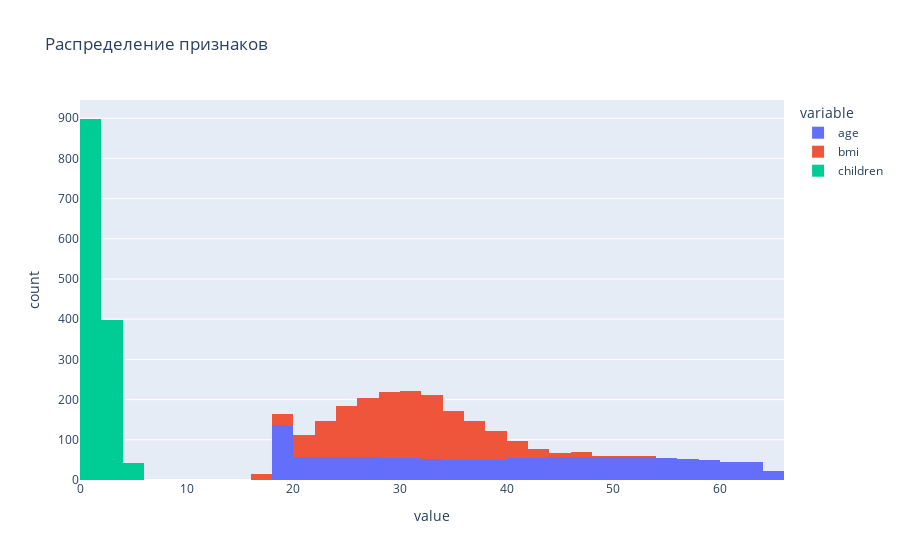

Write notebook code for a chart like this one.
### Code cell
fig = px.histogram(
    data,
    x = ['age', 'bmi', 'children'],
    # labels={'salary_in_usd': "зарплата (USD)", 'y': 'Распределение'},
    title='Распределение признаков',
    # marginal='box',
    )

fig.show()

### Figure 1 — Plotly figure (JSON) as saved in the notebook; plotly's stock layout.template omitted (floating-point values rounded to 4 significant figures; data arrays with more than 128 entries replaced by an {"elided": "..."} marker saying what was removed)
{"data": [{"alignmentgroup": "True", "bingroup": "x", "hovertemplate": "variable=age<br>value=%{x}<br>count=%{y}<extra></extra>", "legendgroup": "age", "marker": {"color": "#636efa", "pattern": {"shape": ""}}, "name": "age", "offsetgroup": "age", "orientation": "v", "showlegend": true, "type": "histogram", "x": {"elided": "1338 int values"}, "xaxis": "x", "yaxis": "y"}, {"alignmentgroup": "True", "bingroup": "x", "hovertemplate": "variable=bmi<br>value=%{x}<br>count=%{y}<extra></extra>", "legendgroup": "bmi", "marker": {"color": "#EF553B", "pattern": {"shape": ""}}, "name": "bmi", "offsetgroup": "bmi", "orientation": "v", "showlegend": true, "type": "histogram", "x": {"elided": "1338 float values"}, "xaxis": "x", "yaxis": "y"}, {"alignmentgroup": "True", "bingroup": "x", "hovertemplate": "variable=children<br>value=%{x}<br>count=%{y}<extra></extra>", "legendgroup": "children", "marker": {"color": "#00cc96", "pattern": {"shape": ""}}, "name": "children", "offsetgroup": "children", "orientation": "v", "showlegend": true, "type": "histogram", "x": {"elided": "1338 int values"}, "xaxis": "x", "yaxis": "y"}], "layout": {"barmode": "relative", "legend": {"title": {"text": "variable"}, "tracegroupgap": 0}, "title": {"text": "Распределение признаков"}, "xaxis": {"anchor": "y", "domain": [0, 1], "title": {"text": "value"}}, "yaxis": {"anchor": "x", "domain": [0, 1], "title": {"text": "count"}}}}
